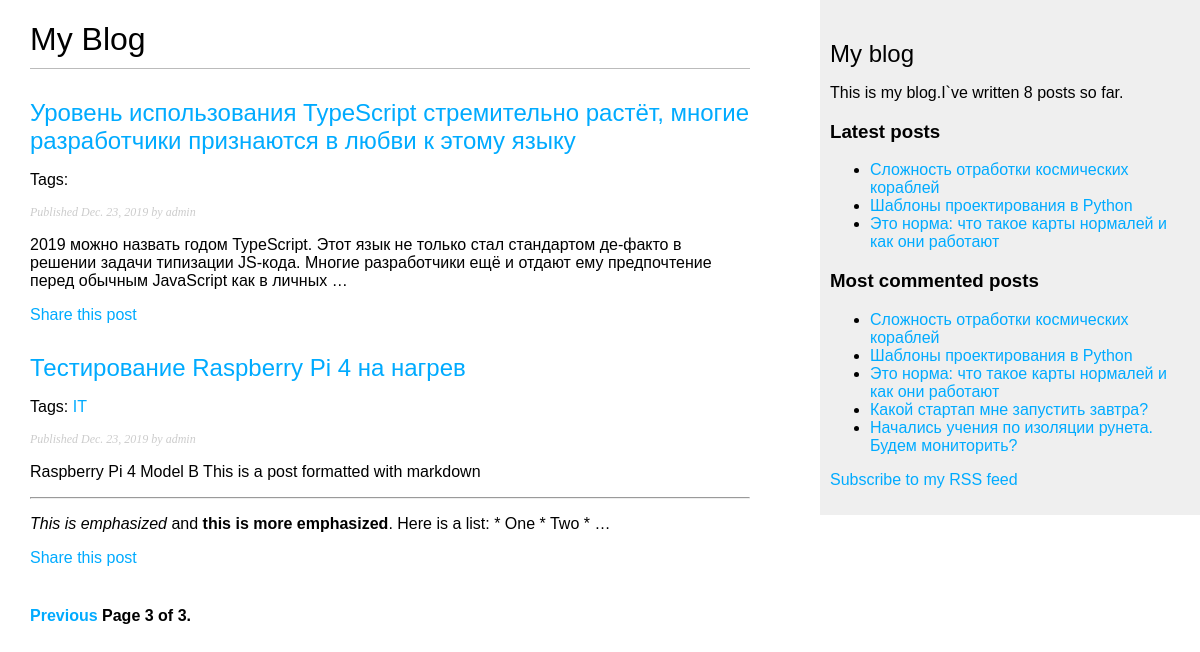
Page /blog/?page=3 on the committed database.
### blog_app/models.py (models this page shows)
class Post(models.Model):
    STATUS_CHOICES = (
        ('draft','Draft'),
        ('published', 'Published'),
    )
    title = models.CharField(max_length = 250)
    slug = models.SlugField(max_length=250, unique_for_date = 'publish')
    author = models.ForeignKey(User, on_delete=models.CASCADE, related_name ='blog_posts')
    body = models.TextField()
    publish = models.DateField(default = timezone.now)
    created = models.DateField(auto_now_add = True)
    updated = models.DateField(auto_now= True)
    status = models.CharField(max_length = 10, choices = STATUS_CHOICES, default = 'draft')
    objects = models.Manager()
    published = PublishedManager()
    tags = TaggableManager()
    class Meta:
        ordering = ('-publish',)
    def __str__(self):
        return self.title
    def get_absolute_url(self):
        return reverse('blog:post_detail', args=[self.publish.year, self.publish.month, self.publish.day, self.slug])

### blog_app/views.py (the view)
# urls.py: path('',views.post_list, name='post_list'),
def post_list(request,tag_slug = None):
    object_list = Post.published.all()
    tag = None
    if tag_slug:
        tag = get_object_or_404(Tag, slug = tag_slug)
        object_list = object_list.filter(tags__in = [tag])
    paginator = Paginator(object_list,3)# 3 articles per page
    page = request.GET.get('page') if request.GET.get('page') else 1
    posts = {}
    try:
        posts = paginator.page(page)
    except PageNotAnInteger:
        post = paginator.page(1)
    except EmptyPage:
        posts = paginator.page(paginator.num_pages)
    return render(request, 'blog/post/list.html', {'page':page,'posts':posts,'tag': tag})

### blog_app/models.py (called while the page is built)
    def get_queryset(self):
        return super().get_queryset().filter(status = 'published')

### blog_app/templatetags/blog_tags.py (called while the page is built)
@register.simple_tag
def total_posts():
    return Post.published.count()

@register.inclusion_tag('blog/post/latest_post.html')
def show_latest_posts(count = 5):
    latest_posts = Post.published.order_by('-publish')[:count]
    print(latest_posts)
    return {'latest_posts':latest_posts}

@register.simple_tag
def get_most_commented_posts(count =5):
    return Post.published.annotate(total_comments = Count('comments')).order_by('-total_comments')[:count]

@register.filter(name = 'markdown')
def markdown_format(text):
    return mark_safe(markdown.markdown(text))

### templates/blog/post/list.html (shortened to what this page needs)
{% extends "blog/base.html" %}
{% load blog_tags %}
{% block content %}
<h1>My Blog</h1>
{% for post in posts %}
<h2>
    <a href="{{ post.get_absolute_url }}">{{ post.title }}</a>
</h2>
<p class="tags">
    Tags:
    {% for tag in post.tags.all %}
    <a href="{% url "blog:post_list_tag" tag.slug %}">
    {{ tag.name }}
    </a>
    {% endfor %}
    </p>
<p class="date">Published {{ post.publish }} by {{ post.author }}</p>
{{ post.body|markdown|truncatewords_html:30 }}
<p>
    <a href="{% url "blog:post_share" post.id %}">Share this post</a>
</p>
{% endfor %}
{% include "blog/pagination.html" with page=posts %}
{% endblock %}

### templates/blog/base.html (shortened to what this page needs)
{% load blog_tags %}
{% load static %}
<!DOCTYPE html>
<html>
<head>
    <link href="{% static "css/blog.css" %}" rel="stylesheet">
</head>
<body>
    <div id="content">
        {% block content %}
        {% endblock %}
    </div>
    <div id="sidebar">
        <h2>My blog</h2>
        <p>This is my blog.I`ve written {% total_posts %} posts so far.</p>
        <h3>Latest posts</h3>
        {% show_latest_posts 3 %}
        <h3>Most commented posts</h3>
        {% get_most_commented_posts as most_commented_posts %}
        <ul>
            {% for post in most_commented_posts %}
            <li><a href="{{ post.get_absolute_url }}">{{ post.title }}</a></li>
            {% endfor %}
        </ul>
        <p><a href="{% url "blog:post_feed" %}">Subscribe to my RSS feed</a></p>
    </div>
</body>
</html>

### templates/blog/post/latest_post.html
<ul>
    {% for post in latest_posts %}
    <li><a href="{{ post.get_absolute_url }}">{{ post.title }}</a></li>
    {% endfor %}
</ul>

### static/css/blog.css (style rules this page uses)
body { margin:0; padding:0; font-family:helvetica, sans-serif; }
a { color:#00abff; text-decoration:none; }
h1 { font-weight:normal; border-bottom:1px solid #bbb; padding:0 0 10px 0; }
h2 { font-weight:normal; margin:30px 0 0; }
#content { float:left; width:60%; padding:0 0 0 30px; }
#sidebar { float:right; width:30%; padding:10px; background:#efefef; height:100%; }
p.date { color:#ccc; font-family: georgia, serif; font-size: 12px; font-style: italic; }

### rows in the picture
Post: title "Уровень использования TypeScript стремительно растёт, многие разработчики признаются в любви к этому языку", publish "Dec. 23, 2019", author "admin", body "2019 можно назвать годом TypeScript. Этот язык не только стал стандартом де-факто в решении задачи типизации JS-кода. Многие разработчики ещё и отдают ему предпочтение перед обычным JavaScript как в личных …"
Post: title "Тестирование Raspberry Pi 4 на нагрев", publish "Dec. 23, 2019", author "admin", body "Raspberry Pi 4 Model B This is a post formatted with markdown This is emphasized and this is more emphasized . Here is a list: * One * Two * …"
Tag: name "IT"
Post: title "Сложность отработки космических кораблей"
Post: title "Шаблоны проектирования в Python"
Post: title "Это норма: что такое карты нормалей и как они работают"
Post: title "Какой стартап мне запустить завтра?"
Post: title "Начались учения по изоляции рунета. Будем мониторить?"

### other values in the picture
{{ page.number }} "3"
{{ page.paginator.num_pages }} "3"
